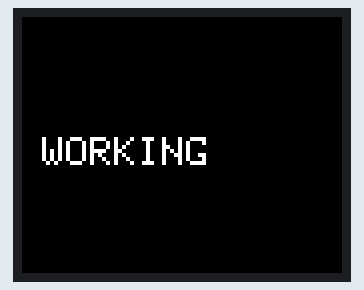
Simulated run of this sketch. Board: Arduino Uno, built for the host (arithmetic inside an expression is 32-bit, double 64-bit). Parts: 160×128 colour display.

Above: at 3.3 s.

The sketch:

spi_tft_display_test.ino
```cpp
// | TFT Pin  | ESP32-S3             |
// | -------- | -------------------- |
// | VCC      | 3.3V                 |
// | GND      | GND                  |
// | SCK      | **GPIO12**           |
// | SDA      | **GPIO11**           |
// | RES      | **GPIO9**            |
// | A0       | **GPIO10**           |
// | CS       | **GPIO8** *(or GND)* |
// | LED      | 3.3V                 |


#include <SPI.h>
#include <Adafruit_GFX.h>
#include <Adafruit_ST7735.h>

#define TFT_CS   8     // or -1 if tied to GND
#define TFT_DC   10
#define TFT_RST  9
#define TFT_MOSI 11
#define TFT_SCLK 12

Adafruit_ST7735 tft = Adafruit_ST7735(TFT_CS, TFT_DC, TFT_RST);

void setup() {
  Serial.begin(115200);

  SPI.begin(TFT_SCLK, -1, TFT_MOSI, TFT_CS);

  // Init display (most important line)
  tft.initR(INITR_BLACKTAB);

  tft.setRotation(1);

  // Color test
  tft.fillScreen(ST77XX_RED);
  delay(1000);

  tft.fillScreen(ST77XX_GREEN);
  delay(1000);

  tft.fillScreen(ST77XX_BLUE);
  delay(1000);

  // Text test
  tft.fillScreen(ST77XX_BLACK);
  tft.setTextColor(ST77XX_WHITE);
  tft.setTextSize(2);
  tft.setCursor(10, 60);
  tft.println("WORKING");
}

void loop() {}
```
